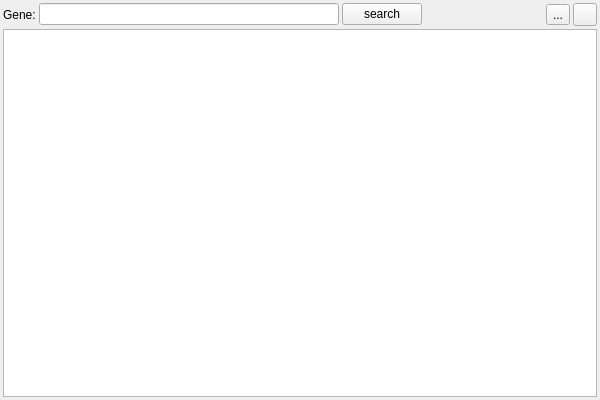
<?xml version="1.0" encoding="UTF-8"?>
<ui version="4.0">
 <class>PreferredTranscriptsWidget</class>
 <widget class="QWidget" name="PreferredTranscriptsWidget">
  <property name="geometry">
   <rect>
    <x>0</x>
    <y>0</y>
    <width>600</width>
    <height>400</height>
   </rect>
  </property>
  <property name="minimumSize">
   <size>
    <width>600</width>
    <height>400</height>
   </size>
  </property>
  <property name="windowTitle">
   <string>Form</string>
  </property>
  <layout class="QGridLayout" name="gridLayout">
   <property name="leftMargin">
    <number>3</number>
   </property>
   <property name="topMargin">
    <number>3</number>
   </property>
   <property name="rightMargin">
    <number>3</number>
   </property>
   <property name="bottomMargin">
    <number>3</number>
   </property>
   <property name="spacing">
    <number>3</number>
   </property>
   <item row="0" column="0">
    <layout class="QHBoxLayout" name="horizontalLayout_2">
     <property name="spacing">
      <number>3</number>
     </property>
     <item>
      <widget class="QLabel" name="label">
       <property name="text">
        <string>Gene:</string>
       </property>
      </widget>
     </item>
     <item>
      <widget class="QLineEdit" name="f_gene">
       <property name="minimumSize">
        <size>
         <width>300</width>
         <height>0</height>
        </size>
       </property>
       <property name="maximumSize">
        <size>
         <width>300</width>
         <height>16777215</height>
        </size>
       </property>
      </widget>
     </item>
     <item>
      <widget class="QPushButton" name="search_btn">
       <property name="text">
        <string>search</string>
       </property>
      </widget>
     </item>
     <item>
      <spacer name="horizontalSpacer">
       <property name="orientation">
        <enum>Qt::Horizontal</enum>
       </property>
       <property name="sizeHint" stdset="0">
        <size>
         <width>488</width>
         <height>20</height>
        </size>
       </property>
      </spacer>
     </item>
     <item>
      <widget class="QToolButton" name="check">
       <property name="toolTip">
        <string>Check perferred transcripts</string>
       </property>
       <property name="text">
        <string>...</string>
       </property>
       <property name="icon">
        <iconset resource="GSvar.qrc">
         <normaloff>:/Icons/check.png</normaloff>:/Icons/check.png</iconset>
       </property>
      </widget>
     </item>
     <item>
      <widget class="QToolButton" name="add_btn">
       <property name="toolTip">
        <string>Add preferred transcript</string>
       </property>
       <property name="icon">
        <iconset resource="GSvar.qrc">
         <normaloff>:/Icons/Add.png</normaloff>:/Icons/Add.png</iconset>
       </property>
      </widget>
     </item>
    </layout>
   </item>
   <item row="1" column="0">
    <widget class="DBTableWidget" name="table"/>
   </item>
  </layout>
 </widget>
 <customwidgets>
  <customwidget>
   <class>DBTableWidget</class>
   <extends>QTableWidget</extends>
   <header>DBTableWidget.h</header>
  </customwidget>
 </customwidgets>
 <resources>
  <include location="GSvar.qrc"/>
 </resources>
 <connections/>
</ui>
